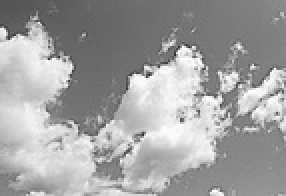
#> input picture Unit_4/clouds_bw.jpg, 143 x 98 px, shrunk from 453 x 311 before the run, found by its file name (shown 2 times larger)
$ jupyter execute 4_10_edge_detectors.ipynb
#> lines starting #> are read from the running program, lines starting #| are printed output that depends on the picture; after the words box and inside, x2 and y2 are one past the last pixel; in counts of white or black regions, pixels touching at a corner belong together
<a href="https://colab.research.google.com/github/helgadenes/Computational_Physics_USFQ/blob/main/Unit_4/4_10_edge_detectors.ipynb" target="_parent"></a>

# Comparison of edge detectors

#### 1. Gradient method
#### 2. FFT method

[cell 1]
# Import libraries
import numpy as np
import matplotlib.pyplot as plt
from PIL import Image, ImageDraw

# Mount Google Drive
from google.colab import drive
drive.mount('/content/drive')
dir = "drive/MyDrive/Colab Notebooks/CP_1/Unit_4/"

### a) I/O Function:

[cell 2]
# I/O Function
def io_image(f_name):
    """
    This is an image reading function
    Input:  f_name -> filename path
    Output: im_arr -> image channels as an array
    """
    # Call the PIL reader
    im = Image.open(f_name)
#> im is the input picture: PIL image 143x98 RGB; min 43, max 255, mean 161.3

    # Convert to an array
    im_arr = np.array(im)

    # Return statement
    return im_arr

[cell 3]
# Paths to the images
f_im_bw = "clouds_bw.jpg"
f_im_cl = "clouds.jpg"

# Test call
bw = io_image(dir+f_im_bw)
cl = io_image(dir+f_im_cl)
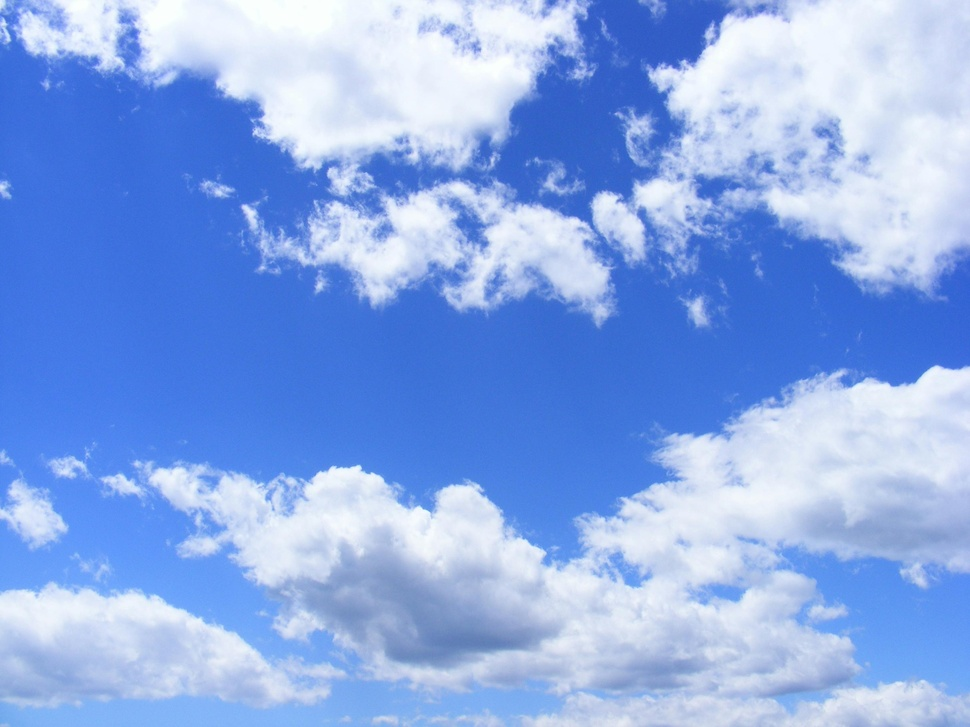
#> input picture Unit_4/clouds.jpg, 970 x 727 px, shrunk from 3072 x 2304 before the run, found by its file name
#> in io_image, im is the input picture: PIL image 970x727 RGB; mean R, G, B 137.6, 169.9, 231.9

# Analyse the sizes
print("B/W image shape is: ", bw.shape)
#| B/W image shape is:  (98, 143, 3)
print("C/L image shape is: ", cl.shape)
#| C/L image shape is:  (727, 970, 3)

### b) Image inspection

[cell 4]
# Image B/W
plt.figure(figsize = (6,5))

plt.imshow(bw[:,:,0], cmap = "Greys_r")

plt.show()

[cell 5]
# Image C/L
plt.figure(figsize = (6,5))

plt.imshow(cl[:,:,0], cmap = "Greys_r")

plt.show()
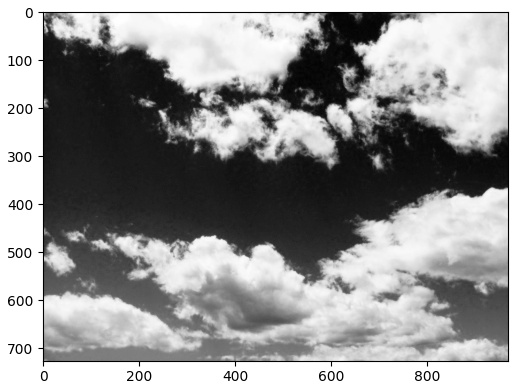
#> figure drawn by matplotlib, 1 panel

[cell 6]
# Pixel Intensity Scale
print("Min B/W: ", np.min(bw[:,:,0]))
#| Min B/W:  43
print("Max B/W: ", np.max(bw[:,:,0]))
#| Max B/W:  255

print("Min C/L: ", np.min(cl[:,:,0]))
#| Min C/L:  45
print("Max C/L: ", np.max(cl[:,:,0]))
#| Max C/L:  252

## c) Edge detector 1: Derivatives

[cell 7]
# Edge detector based on derivatives

def edge_detector1(im_channel):
    """
    Edge detector funtion that uses intensity gradient maps.
    Input:  im_channel -> 1 channel
    Output: grad_mag -> Gradient map
    """
    # Gradient of the image
    grad_ch = np.gradient(im_channel)
#> grad_ch = 2 items
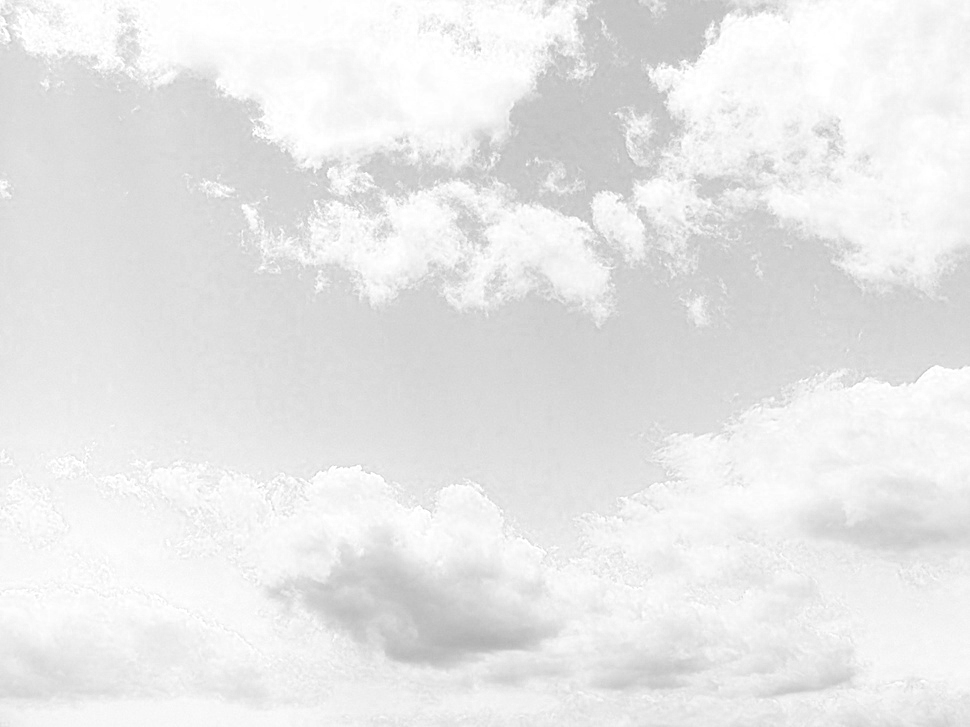
#> im_channel: shape (727, 970); min 178, max 255, mean 231.9

    # Magnitude of the  gradient
    grad_mag = np.sqrt(grad_ch[0]**2 + grad_ch[1]**2)

    # Isolate large gradients
    grad_bin = np.where(grad_mag > 10, 1., 0.)
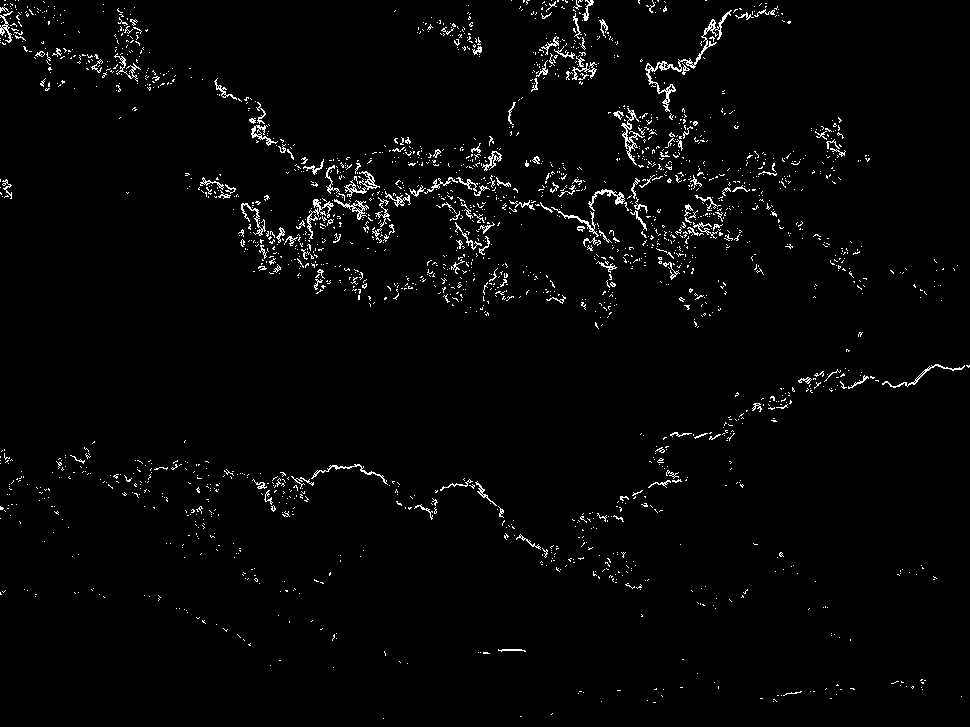
#> grad_bin: shape (727, 970) float64; values 0 (black) and 1 (white), 2.3% white in thin lines or dots

    # Return the gradient
    return grad_bin

[cell 8]
# Call our edge detector 1
map_1 = edge_detector1(cl[:,:,2])

print(map_1.shape, np.max(map_1), np.min(map_1), np.unique(map_1))
#| (727, 970) 1.0 0.0 [0. 1.]

[cell 9]
print(map_1)
#> (printed output is left out)

[cell 10]
# Image B/W
plt.figure(figsize = (7,5))

z = plt.pcolor(map_1, cmap = "magma")

plt.colorbar(z)

plt.show()

### d) Edge detector 2: FFT

#### Mask:

[cell 11]
# Offset from the centre
r_off = 10

im1 = Image.new(mode="RGB", size=(bw[:,:,0].shape[1], bw[:,:,0].shape[0]))
#> im1: PIL image 143x98 RGB; every value is 0
draw = ImageDraw.Draw(im1)
draw.ellipse((bw[:,:,0].shape[1]//2 - r_off, bw[:,:,0].shape[0]//2 - r_off,\
              bw[:,:,0].shape[1]//2 + r_off, bw[:,:,0].shape[0]//2 + r_off), fill=(255, 0, 0), outline=(0, 0, 0))

# Binary image
mask_1 = np.array(im1)[:,:,0]//255
#> mask_1: shape (98, 143); values 0 (black) and 1 (white), 2.1% white; 1 white region, box (x1, y1, x2, y2) and area: (62, 40, 81, 59) 293

mask_2 = - mask_1 + 1

[cell 12]
# Plotting
plt.figure(figsize=(5,3))

z = plt.pcolor(mask_2, cmap = "Reds_r")

plt.colorbar(z)

plt.show()

### Edge dectetor 2 function (FFT):

[cell 13]
# Edge detector based on derivatives

def edge_detector2(im_channel):
    """
    Edge detector funtion that uses FFT.
    Input:  im_channel -> 1 channel
    Output: fft_map -> Binary map
    """
    # Gradient of the image
    fft_ch = np.fft.fft2(im_channel)
#> im_channel: shape (98, 143)

    # Shifted image with low freq in the centre
    fft_sh = np.fft.fftshift(fft_ch)

    # Norm of the Fourier powers
    #fft_nr = np.abs(fft_sh)  # Not needed

    # Construct the mas
    # Offset from the centre
    r_off = 10

    im1 = Image.new(mode="RGB", size=(im_channel.shape[1], im_channel.shape[0]))
    draw = ImageDraw.Draw(im1)
    draw.ellipse((im_channel.shape[1]//2 - r_off, im_channel.shape[0]//2 - r_off,\
                  im_channel.shape[1]//2 + r_off, im_channel.shape[0]//2 + r_off),\
                  fill=(255, 0, 0), outline=(0, 0, 0))

    # Binary mask
    mask = np.array(im1)[:,:,0]//255
    mask = - mask + 1

    # Apply the mask to our image
    im_fft = fft_sh*mask

    # Go back to Real Space
    inv_fft = np.fft.ifftshift(im_fft)
    inv_fft2 = np.fft.ifft2(inv_fft)

    # Isolate high values
    fft_bin = np.where(np.abs(inv_fft2.real) > 22, 1., 0.)
#> fft_bin: shape (98, 143) float64; values 0 (black) and 1 (white), 17.9% white in thin lines or dots

    # Return the gradient
    return fft_bin

[cell 14]
# Call our edge detector 2
map_2 = edge_detector2(bw[:,:,0])

#print(map_2.shape)

[cell 15]
# Plotting
plt.figure(figsize=(6,5))

z = plt.imshow(map_2,  cmap = "magma_r", clim = (0, 1))

plt.colorbar(z)

plt.show()
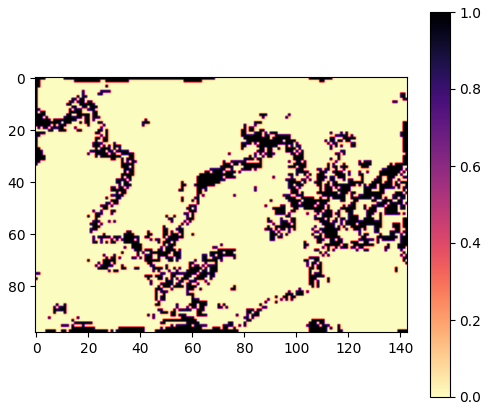
#> figure drawn by matplotlib, 2 panels

[cell 16]
# Create the figure and subplots
fig, ax = plt.subplots(1, 3, figsize=(10, 7)) # 1 row, 3=2 columns

ax[0].imshow(bw[:,:,0],  cmap = "Greys_r")
ax[0].set_title("Original Image")

ax[1].imshow(map_1,  cmap = "magma_r", clim = (0, 1))
ax[1].set_title("Edge detector 1: Gradient Method")

ax[2].imshow(map_2,  cmap = "magma_r", clim = (0, 1))
ax[2].set_title("Edge detector 1: Fourier Method")

plt.tight_layout()
plt.show()

### d) Funtion for processing and reconstructing images

[cell 17]
# Reconstruction function
def im_reconstruction(img_file):
    """
    The is a wrapper function that call all the other functions above,
    applies the edge detectors (1 & 2) to all input image channels, and
    returns a reconstructed image with edges (binary image).
    Input:  img_file -> Any 3 channel image
    Output: bin_edge -> 3 channel binary image with edges
    """
    # Call I/O function
    img = io_image(img_file)

    # Empty arrays
    rec_gd = np.zeros((img.shape))
    rec_fo = np.zeros((img.shape))

    # Separate the channels
    for i in range(len(img[0,0,:])):
        #print(i)
        # Channel i
        ch0 = img[:,:,i]

        # Edge Detector 1: Gradient Method
        grad0 = edge_detector1(ch0)

        # Fill up the gradient channels
        rec_gd[:,:,i] = grad0

        # Edge Detector 2: Fourier Method
        four0 = edge_detector2(ch0)

        # Fill up one channel
        rec_fo[:,:,i] = four0
#> this loop made 3 passes
#> pass 1, in edge_detector1 (call 2), `grad_bin = np.where(grad_mag > 10, 1., 0.)`:
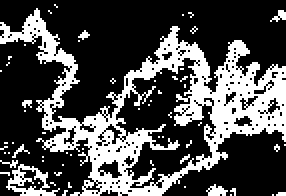
#> grad_bin: shape (98, 143) float64 (shown 2 times larger); values 0 (black) and 1 (white), 30.2% white; 61 white regions (57 under 20 px), largest, box (x1, y1, x2, y2) and area: (0, 4, 143, 98) 3794, (3, 82, 30, 98) 173, (103, 92, 114, 98) 40, (135, 5, 143, 11) 24

    return img, rec_gd, rec_fo

[cell 18]
img_bw, rec_gd_bw, rec_fo_bw = im_reconstruction(dir+f_im_bw)

print(rec_gd_bw.shape, rec_fo_bw.shape)
#| (98, 143, 3) (98, 143, 3)

[cell 19]
# Create the figure and subplots
fig, ax = plt.subplots(1, 3, figsize=(10, 7)) # 1 row, 3=2 columns

ax[0].imshow(img_bw)
ax[0].set_title("Original Image")

ax[1].imshow(rec_gd_bw, clim = (0, 1))
ax[1].set_title("Edge detector 1: Gradient Method")

ax[2].imshow(rec_fo_bw, clim = (0, 1))
ax[2].set_title("Edge detector 1: Fourier Method")

plt.tight_layout()
plt.show()

[cell 20]
img_bw, rec_gd_bw, rec_fo_bw = im_reconstruction(dir+f_im_cl)
#> the loop in im_reconstruction (call 2), `for i in range(len(img[0,0,:])):` made 3 passes
#> pass 1, in im_reconstruction (call 2), `ch0 = img[:,:,i]`:
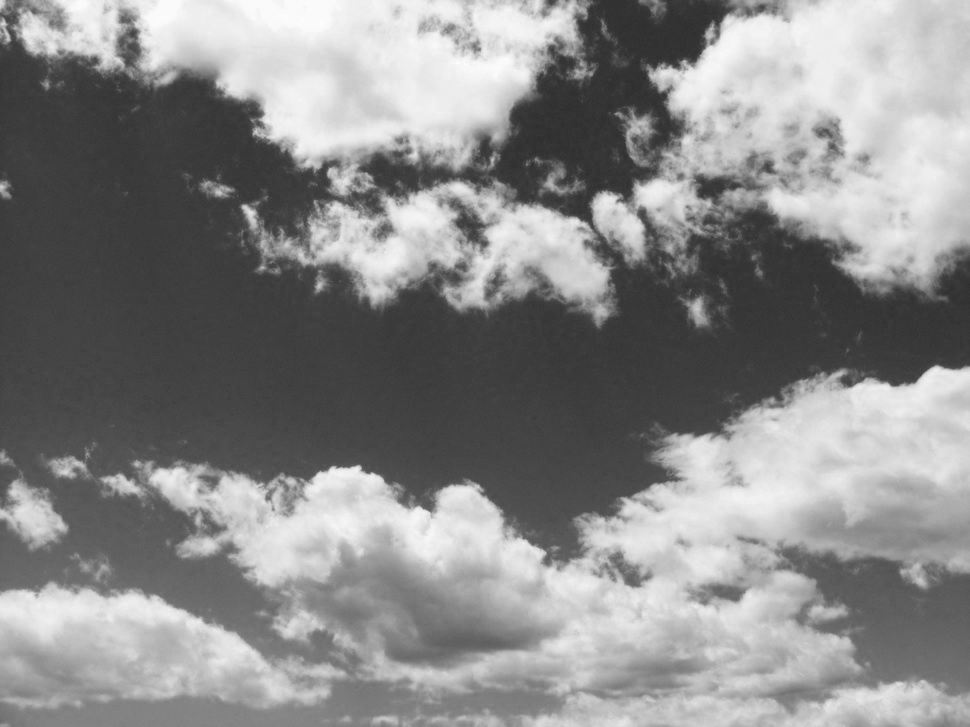
#> ch0: shape (727, 970); min 45, max 252, mean 137.6
#> pass 1, in edge_detector1 (call 5), `grad_bin = np.where(grad_mag > 10, 1., 0.)`:
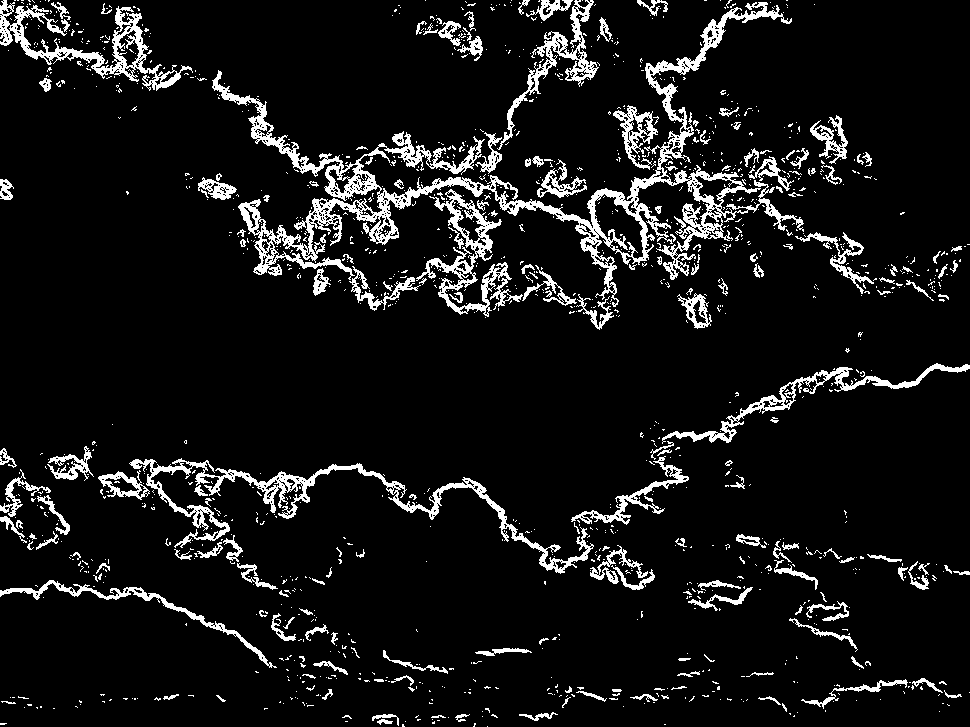
#> grad_bin: shape (727, 970) float64; values 0 (black) and 1 (white), 8.6% white; 1343 white regions (1163 under 20 px), largest, box (x1, y1, x2, y2) and area: (212, 2, 804, 307) 17798, (129, 458, 594, 574) 5368, (0, 0, 193, 91) 3471
#> after the loop in im_reconstruction (call 2), `for i in range(len(img[0,0,:])):`:
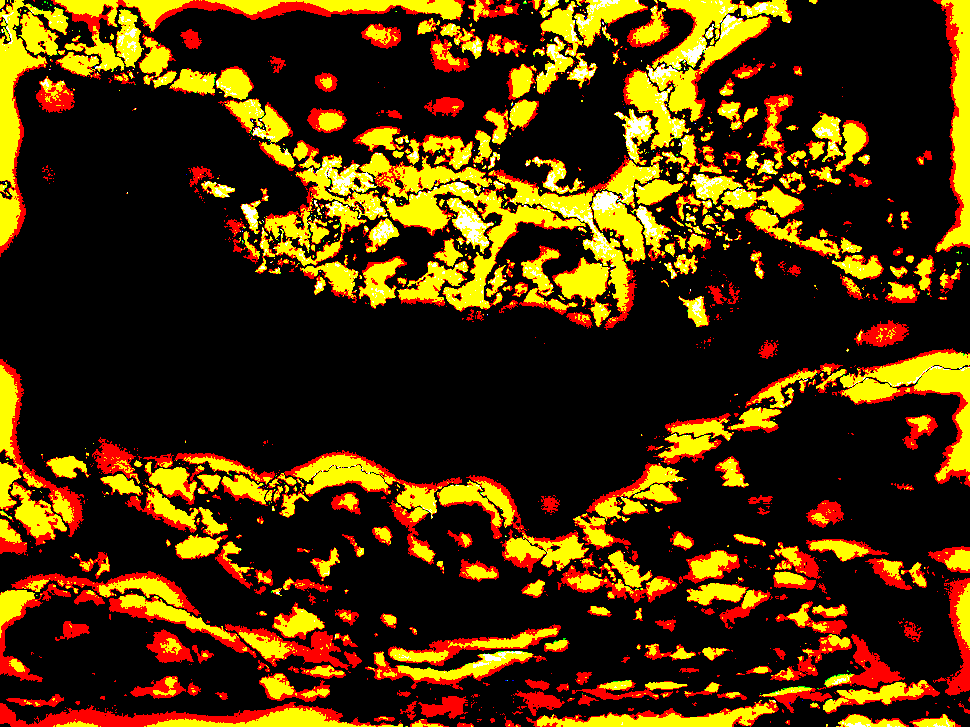
#> rec_fo: shape (727, 970, 3) float64; mean R, G, B 0.294, 0.189, 0.0124
#> after the loop in im_reconstruction (call 2), `for i in range(len(img[0,0,:])):`:
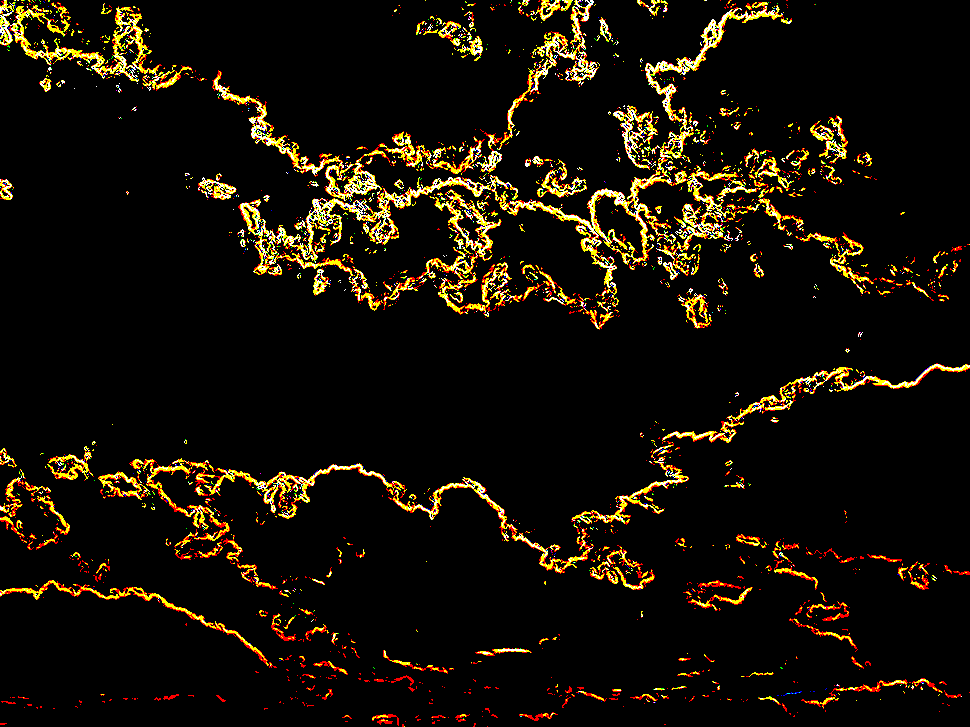
#> rec_gd: shape (727, 970, 3) float64; mean R, G, B 0.0857, 0.0618, 0.0227

print(rec_gd_bw.shape, rec_fo_bw.shape)
#| (727, 970, 3) (727, 970, 3)

[cell 21]
# Create the figure and subplots
fig, ax = plt.subplots(1, 3, figsize=(10, 7)) # 1 row, 3=2 columns

ax[0].imshow(img_bw)
ax[0].set_title("Original Image")

ax[1].imshow(rec_gd_bw)
ax[1].set_title("Edge detector 1: Gradient Method")

ax[2].imshow(rec_fo_bw, clim = (0, 1))
ax[2].set_title("Edge detector 1: Fourier Method")

plt.tight_layout()
plt.show()
